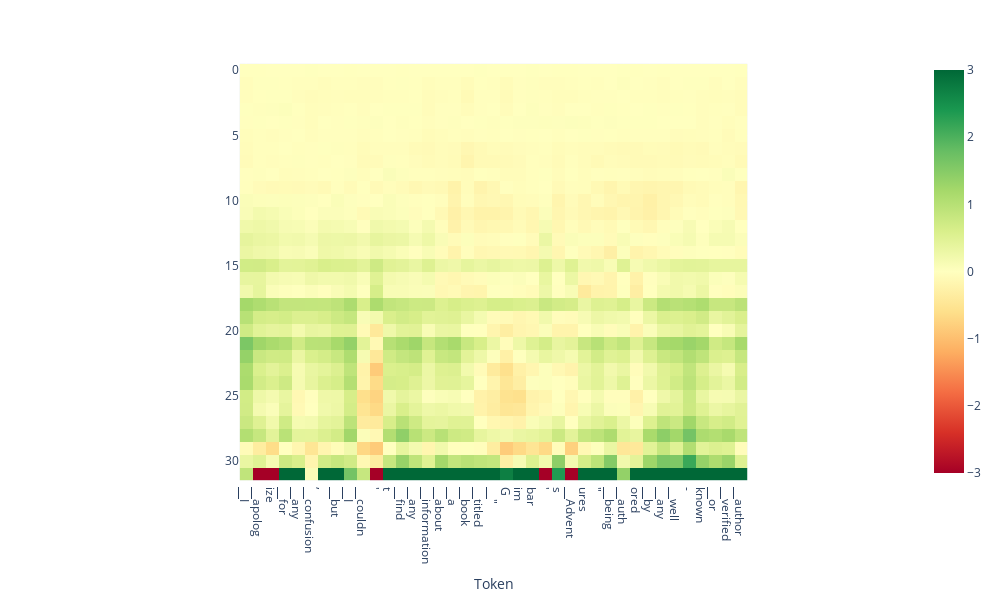

Notebook cell for this chart:
### Code cell
from lmdoctor.plot_utils import plot_projection_heatmap
tokens = tokenizer.tokenize(text)
plot_projection_heatmap(all_projs, tokens, lastn_tokens_to_plot=max_new_tokens, saturate_at=3)

### Figure 1 — Plotly figure (JSON) as saved in the notebook; plotly's stock layout.template omitted (floating-point values rounded to 4 significant figures; data arrays with more than 128 entries replaced by an {"elided": "..."} marker saying what was removed)
{"data": [{"coloraxis": "coloraxis", "hovertemplate": "Token: %{x}<br>y: %{y}<br>color: %{z}<extra></extra>", "name": "0", "type": "heatmap", "xaxis": "x", "yaxis": "y", "z": {"elided": "32x39 float values"}}], "layout": {"coloraxis": {"cmax": 3, "cmin": -3, "colorscale": [[0, "rgb(165,0,38)"], [0.1, "rgb(215,48,39)"], [0.2, "rgb(244,109,67)"], [0.3, "rgb(253,174,97)"], [0.4, "rgb(254,224,139)"], [0.5, "rgb(255,255,191)"], [0.6, "rgb(217,239,139)"], [0.7, "rgb(166,217,106)"], [0.8, "rgb(102,189,99)"], [0.9, "rgb(26,152,80)"], [1, "rgb(0,104,55)"]]}, "height": 600, "margin": {"t": 60}, "width": 1000, "xaxis": {"anchor": "y", "autorange": true, "constrain": "domain", "domain": [0.1931, 0.8069], "range": [-0.5, 38.5], "scaleanchor": "y", "ticktext": ["▁I", "▁apolog", "ize", "▁for", "▁any", "▁confusion", ",", "▁but", "▁I", "▁couldn", "'", "t", "▁find", "▁any", "▁information", "▁about", "▁a", "▁book", "▁titled", "▁\"", "G", "im", "bar", "'", "s", "▁Advent", "ures", "\"", "▁being", "▁auth", "ored", "▁by", "▁any", "▁well", "-", "known", "▁or", "▁verified", "▁author", "."], "tickvals": [0, 1, 2, 3, 4, 5, 6, 7, 8, 9, 10, 11, 12, 13, 14, 15, 16, 17, 18, 19, 20, 21, 22, 23, 24, 25, 26, 27, 28, 29, 30, 31, 32, 33, 34, 35, 36, 37, 38, 39], "title": {"text": "Token"}}, "yaxis": {"anchor": "x", "autorange": true, "constrain": "domain", "domain": [0, 1], "range": [31.5, -0.5]}}}
